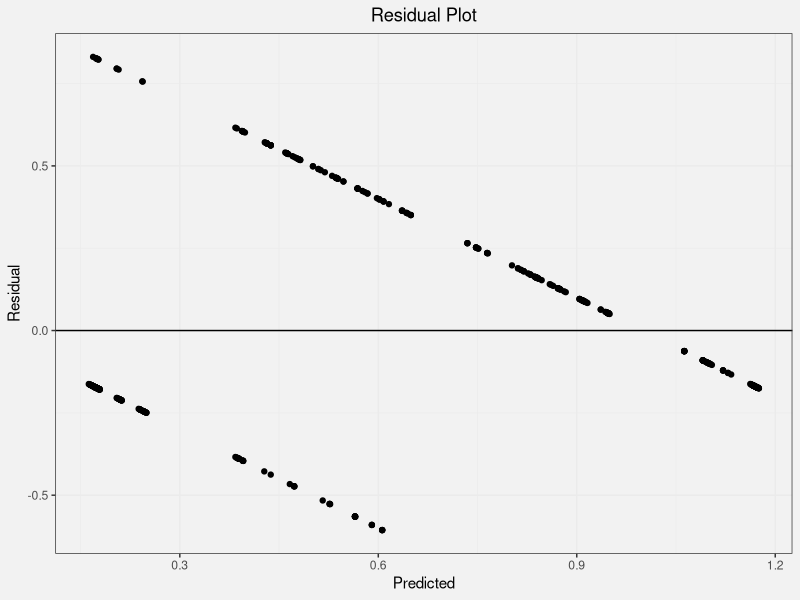
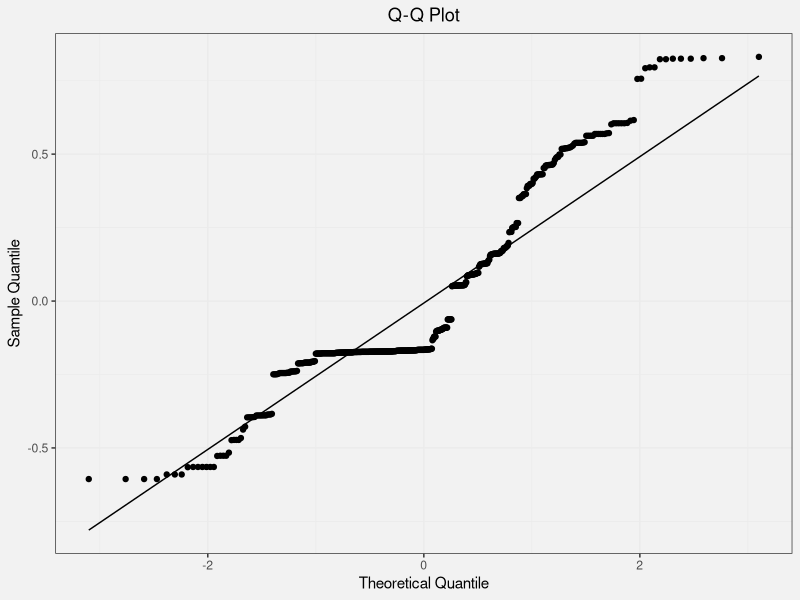
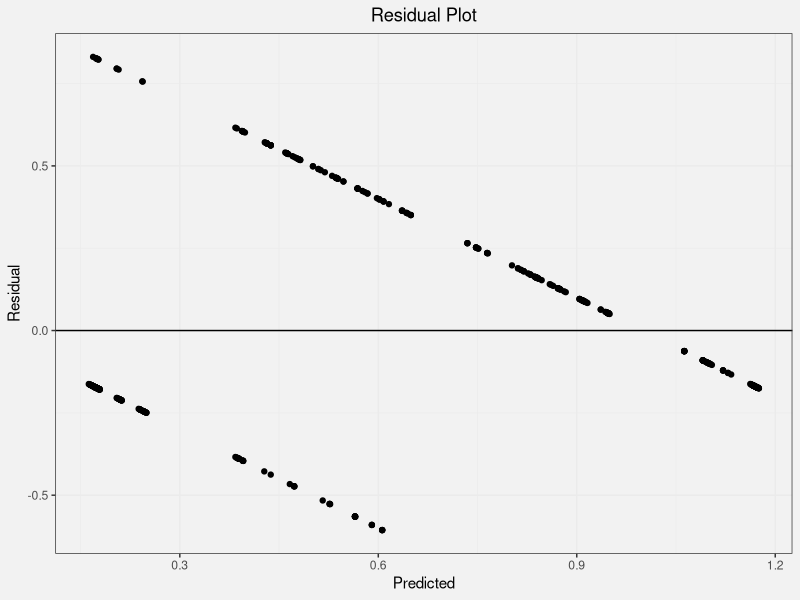
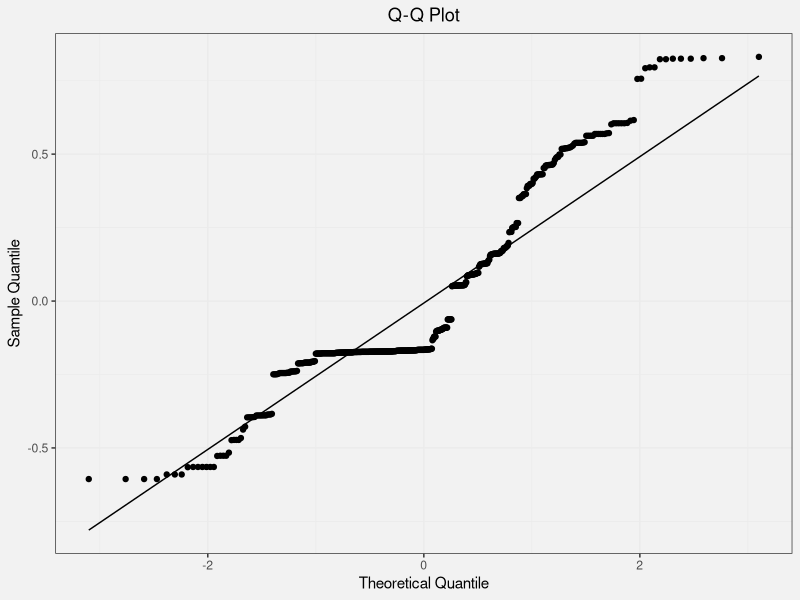

Recreate these plots in R, in order.
## ---- chunk 1
require(tidyverse)

data <- read_csv("../data/clean_numeric_data.csv")
data
## ---- chunk 2
# building the linear model
model <- lm(class ~ Age + Gender + Polyuria + Polydipsia + sudden.weight.loss + partial.paresis, data=data)

summary(model)
## ---- chunk 3
mean(model$residual^2)
## ---- chunk 4
summary(model)$r.squared 
## ---- chunk 5
mod_results <- data.frame(observed = data$class, predicted = model$fitted.values, residual = model$residuals)
head(mod_results)
## ---- chunk 6
ggplot(mod_results, aes(y = residual, x = predicted)) + 
    geom_point() + 
    geom_hline(yintercept = 0) +
      theme_bw() +
  labs(title="Residual Plot", x="Predicted", y="Residual") +
  theme(plot.title = element_text(hjust = 0.5)) +
  theme(plot.background = element_rect(fill = '#f2f2f2', colour = '#f2f2f2')) +
  theme(panel.background = element_rect(fill = '#f2f2f2', colour = '#f2f2f2'))
ggsave("../plots/residual_plot.png", dpi = 1200, width = 4, height = 4, units = "in")
## ---- chunk 7
ggplot(mod_results, aes(sample = residual)) + 
    geom_qq()+
  geom_qq_line() +
  theme_bw() +
  labs(title="Q-Q Plot", x="Theoretical Quantile", y="Sample Quantile") +
  theme(plot.title = element_text(hjust = 0.5)) +
  theme(plot.background = element_rect(fill = '#f2f2f2', colour = '#f2f2f2')) +
  theme(panel.background = element_rect(fill = '#f2f2f2', colour = '#f2f2f2'))
ggsave("../plots/qq_plot.png", dpi = 1200, width = 4, height = 4, units = "in")
## ---- chunk 8
mean_res <- mean(mod_results$residual)
sd_res <- sd(mod_results$residual)
print(c(mean_res, sd_res))
